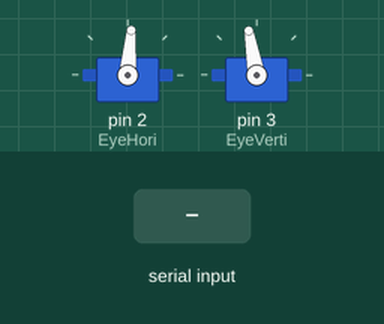
A sketch run on a simulated Arduino Uno, built with avr-gcc and run on an emulated ATmega328P. On the bench: 2 × servo. The test bench sets the inputs (shaded band).

Above: at 1.2 s.
1.3 s: "30 150\n" received over Serial
At 2.1 s:
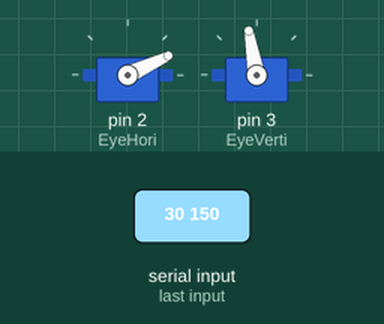
2.8 s: "90 45\n" received over Serial
At 3.2 s:
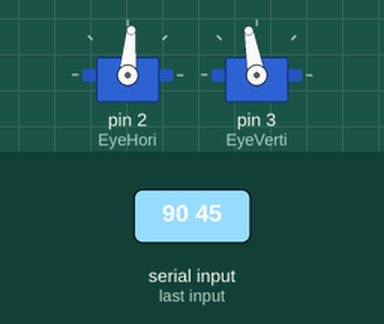
Timing chart, 0 to 5.8 s (numbered marks = the images above; inputs shaded):
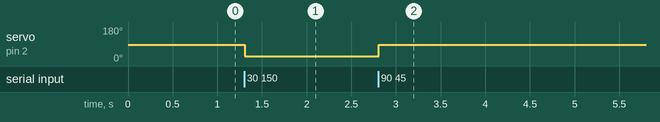

The sketch:

twoEyeServo.ino
```cpp
#include <Servo.h>

Servo EyeHori;
Servo EyeVerti;

int desiredPositionX=85;
int desiredPositionY=100;

void setup() {
  EyeHori.attach(2);
  EyeVerti.attach(3);
  Serial.begin(9600);
  EyeHori.write(desiredPositionX);
  EyeVerti.write(desiredPositionY);
}

void loop() {
  if (Serial.available()) {
    String inputString = Serial.readStringUntil('\n'); // Read the incoming data as a string
    inputString.trim(); // Remove leading and trailing whitespace

    // Split the input string into two values
    int separatorIndex = inputString.indexOf(' ');
    if (separatorIndex != -1) {
      String posXString = inputString.substring(0, separatorIndex);
      String posYString = inputString.substring(separatorIndex + 1);

      desiredPositionX = posXString.toInt(); // Convert the string to an integer
      desiredPositionY = posYString.toInt(); // Convert the string to an integer

      // Limit the position ranges
      if (desiredPositionX >= 20 && desiredPositionX <= 150) {
        EyeHori.write(desiredPositionX-5); // Set the horizontal servo position
      }
      if (desiredPositionY >= 60 && desiredPositionY <= 120) {
        EyeVerti.write(190-desiredPositionY); // Set the vertical servo position
      }
    }
  }
}
```

Measured:
- after the input at 1.3 s, servo on pin 2 (EyeHori): 85° → 25° at once
- after the input at 2.8 s, servo on pin 2 (EyeHori): 25° → 85° at once
